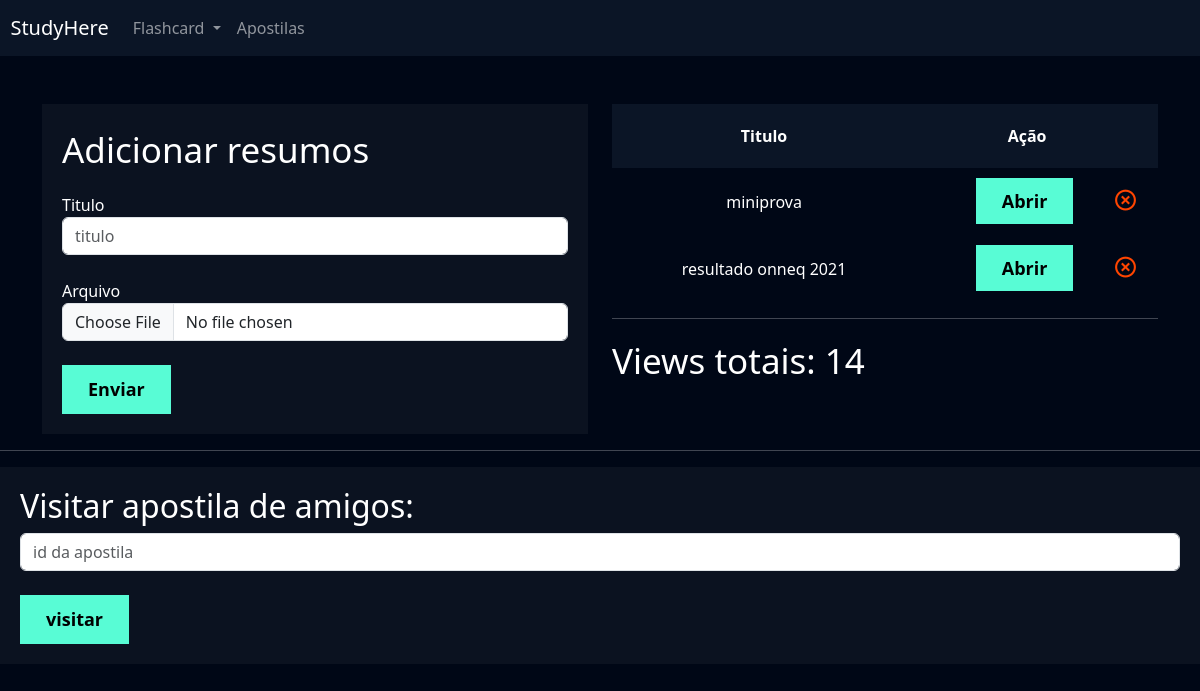
/apostilas/adicionar_apostilas/ (signed in), run on an earlier commit of the app's database.
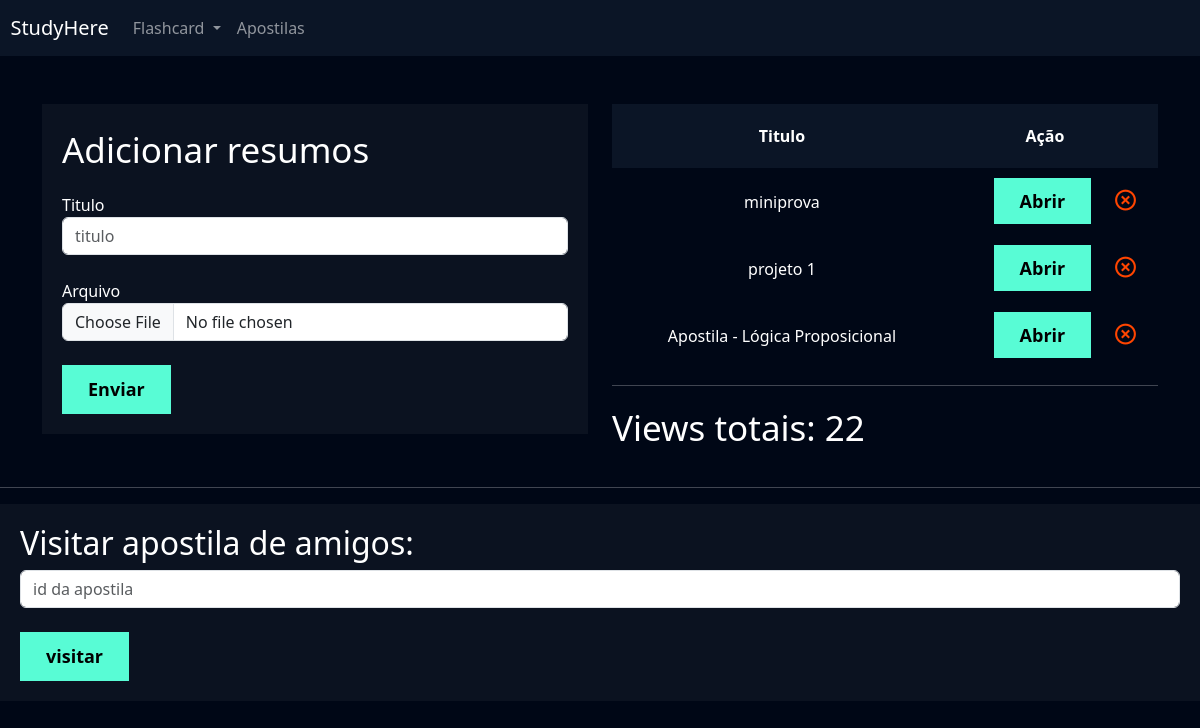
And on a later commit of the database.
### apostilas/models.py (models this page shows, shortened)
class Apostila(models.Model):
    user = models.ForeignKey(User, on_delete=models.DO_NOTHING)
    titulo = models.CharField(max_length=100)
    arquivo = models.FileField(upload_to='apostilas')

### apostilas/views.py (the view, shortened to what this page needs)
# urls.py: path('adicionar_apostilas/', views.adicionar_apostilas, name='adicionar_apostilas'),
def adicionar_apostilas(request):
    if request.method == 'GET':
        apostilas = Apostila.objects.filter(user=request.user)
        views_totais = ViewApostila.objects.filter(apostila__user=request.user).count()
        return render(request, 'adicionar_apostilas.html', {'apostilas': apostilas, 'views_totais': views_totais})

### apostilas/templates/adicionar_apostilas.html (shortened to what this page needs)
{% extends "base.html" %}
{% load static %}
{% block 'cabecalho' %}
    <link href="{% static 'usuarios/css/cadastro.css' %}" rel="stylesheet">
    <link href="{% static 'flashcard/css/novo_flashcard.css' %}" rel="stylesheet">
    <link href="{% static 'flashcard/css/iniciar_desafio.css' %}" rel="stylesheet">
    <link href="{% static 'flashcard/css/desafio.css' %}" rel="stylesheet">
    <link href="{% static 'apostilas/css/adicionar_apostilas.css' %}" rel="stylesheet">
    <link href='https://unpkg.com/boxicons@2.1.4/css/boxicons.min.css' rel='stylesheet'>
{% endblock 'cabecalho' %}
{% block 'conteudo' %}
    {% include "partials/header.html" %}
    <div class="container">
        <br><br>
        <div class="row">
            <div class="col-md">
                <div class="box-form">
                    <form action="{% url 'adicionar_apostilas' %}" method="POST" enctype='multipart/form-data'>{% csrf_token %}
                        <p class="fonte-secundaria">Adicionar resumos</p>
                        <label>Titulo</label>
                        <input type="text" name="titulo" placeholder="titulo" class="form-control">
                        <br>
                        <label>Arquivo</label>
                        <input type="file" name="arquivo" class="form-control">
                        <br>
                        <input type="submit" class="btn-cadastro" value="Enviar">
                    </form>
                </div>
            </div>
            <div class="col-md">
                <table>
                    <thead>
                      <tr>
                        <th scope="col">Titulo</th>
                        <th class="acao" scope="col">Ação</th>
                      </tr>
                    </thead>
                    <tbody>
                        {% for apostila in apostilas %}
                            <tr class="linha">
                                <td>{{apostila.titulo}}</td>
                                <td><a href="{% url 'apostila' apostila.id %}" style="color: black; text-decoration: none;" class="btn-cadastro">Abrir</a><a href="{% url 'deletar_apostila' apostila.id %}"><i class='icone-exit bx bx-x-circle'></i></a></td>
                            </tr>
                        {% endfor %}
                    </tbody>
                  </table>
                  <hr>
                  <p class="fonte-secundaria">Views totais: {{views_totais}}</p>
            </div>
        </div>
    </div>
    <hr>
    <div class="box-form">
        <form action="{% url 'visitar_apostila' %}" method="POST" enctype='multipart/form-data'>{% csrf_token %}
            <h2>Visitar apostila de amigos:</h2>
            <input type="text" name="visitar_id" placeholder="id da apostila" class="form-control">
            <br>
            <input type="submit" class="btn-cadastro" value="visitar">
        </form>
    </div>
{% endblock 'conteudo' %}

What changed in the data, as far as the page shows it:
removed Apostila: titulo "resultado onneq 2021"
added Apostila: titulo "projeto 1"
added Apostila: titulo "Apostila - Lógica Proposicional"
Also different on the page:
{{ views_totais }}: "14" → "22"
